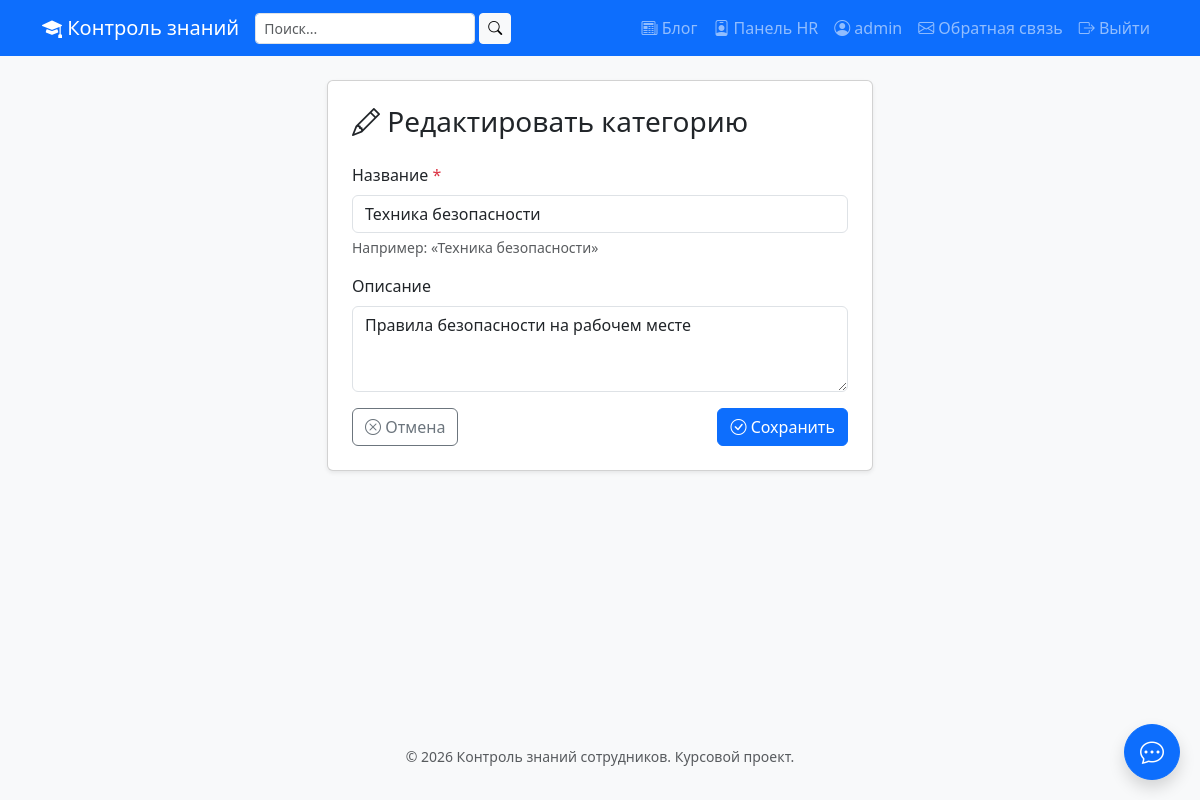
Page /hr/categories/1/edit/ (signed in) on the committed database.
### core/models.py (models this page shows, shortened)
class Category(models.Model):
    name = models.CharField(
        max_length=100,
        unique=True,
        verbose_name='Название'
    )
    description = models.TextField(
        blank=True,
        verbose_name='Описание'
    )
    class Meta:
        verbose_name = 'Категория'
        verbose_name_plural = 'Категории'
        ordering = ['name']

### core/views.py (the view, shortened to what this page needs)
# urls.py: path('hr/categories/<int:category_id>/edit/', views.hr_category_edit, name='hr_category_edit'),
@login_required
def hr_category_edit(request, category_id):
    if request.user.profile.role != 'hr':
        messages.error(request, 'Доступ только для HR.')
        return redirect('profile')
    category = get_object_or_404(Category, id=category_id)
    return render(request, 'hr/category_form.html', {
        'action': 'edit',
        'category': category,
    })

### templates/hr/category_form.html (shortened to what this page needs)
{% extends 'base.html' %}
{% block content %}
<div class="row justify-content-center">
    <div class="col-md-6">
        <div class="card shadow-sm">
            <div class="card-body p-4">
                <h3 class="mb-4">
                    {% if action == 'add' %}
                        <i class="bi bi-plus-circle"></i> Добавить категорию
                    {% else %}
                        <i class="bi bi-pencil"></i> Редактировать категорию
                    {% endif %}
                </h3>
                <form method="post" novalidate>
                    <div class="mb-3">
                        <label class="form-label">Название <span class="text-danger">*</span></label>
                        <input type="text"
                               name="name"
                               class="form-control"
                               value="{{ category.name|default:'' }}"
                               required
                               maxlength="100">
                        <div class="form-text">Например: «Техника безопасности»</div>
                    </div>
                    <div class="mb-3">
                        <label class="form-label">Описание</label>
                        <textarea name="description"
                                  class="form-control"
                                  rows="3"
                                  maxlength="500">{{ category.description|default:'' }}</textarea>
                    </div>
                    <div class="d-flex justify-content-between">
                        <a href="{% url 'hr_categories' %}" class="btn btn-outline-secondary">
                            <i class="bi bi-x-circle"></i> Отмена
                        </a>
                        <button type="submit" class="btn btn-primary">
                            <i class="bi bi-check-circle"></i>
                            {% if action == 'add' %}Добавить{% else %}Сохранить{% endif %}
                        </button>
                    </div>
                </form>
            </div>
        </div>
    </div>
</div>
{% endblock %}

### templates/base.html (shortened to what this page needs)
<!DOCTYPE html>
<html lang="ru">
<head>
    <link href="https://cdn.jsdelivr.net/npm/bootstrap@5.3.3/dist/css/bootstrap.min.css" rel="stylesheet">
    <link href="https://cdn.jsdelivr.net/npm/bootstrap-icons@1.11.3/font/bootstrap-icons.css" rel="stylesheet">
    {% load static %}
    <link href="{% static 'css/style.css' %}" rel="stylesheet">
</head>
<body>
<nav class="navbar navbar-expand-lg navbar-dark bg-primary">
    <div class="container">
        <a class="navbar-brand" href="/">
            <i class="bi bi-mortarboard-fill"></i> Контроль знаний
        </a>
        <div class="collapse navbar-collapse" id="mainNav">
            <form method="get" action="{% url 'search' %}" class="d-flex me-3" role="search">
                <input type="text"
                       name="q"
                       class="form-control form-control-sm"
                       placeholder="Поиск..."
                       style="min-width: 200px;"
                       value="{{ request.GET.q|default:'' }}">
                <button type="submit" class="btn btn-light btn-sm ms-1">
                    <i class="bi bi-search"></i>
                </button>
            </form>
            <ul class="navbar-nav ms-auto">
                <li class="nav-item">
                    <a class="nav-link" href="{% url 'blog_list' %}">
                        <i class="bi bi-newspaper"></i> Блог
                    </a>
                </li>
                {% if user.is_authenticated %}
                    {% if user.profile.role == 'hr' %}
                        <li class="nav-item">
                            <a class="nav-link" href="{% url 'hr_dashboard' %}">
                                <i class="bi bi-person-badge"></i> Панель HR
                            </a>
                        </li>
                    {% endif %}
                    <li class="nav-item">
                        <a class="nav-link" href="{% url 'profile' %}">
                            <i class="bi bi-person-circle"></i>
                            {{ user.first_name|default:user.username }}
                        </a>
                    </li>
                    <li class="nav-item">
                        <a class="nav-link" href="{% url 'feedback' %}">
                            <i class="bi bi-envelope"></i> Обратная связь
                        </a>
                    </li>
                    <li class="nav-item">
                        <a class="nav-link" href="{% url 'logout' %}">
                            <i class="bi bi-box-arrow-right"></i> Выйти
                        </a>
                    </li>
                {% endif %}
            </ul>
        </div>
    </div>
</nav>
<main class="container my-4">
    {% block content %}{% endblock %}
</main>
<footer class="bg-light text-center py-3 mt-5">
    <div class="container">
        <small class="text-muted">© 2026 Контроль знаний сотрудников. Курсовой проект.</small>
    </div>
</footer>
{% if user.is_authenticated %}
<button id="chatToggleBtn"
        class="btn btn-primary rounded-circle shadow"
        style="position: fixed; bottom: 20px; right: 20px; width: 56px; height: 56px; z-index: 1050;"
        title="Открыть чат">
    <i class="bi bi-chat-dots fs-4"></i>
</button>
{% endif %}
</body>
</html>

### static/css/style.css (style rules this page uses)
body { font-family: 'Segoe UI', Tahoma, sans-serif; background-color: #f8f9fa; min-height: 100vh; }
main { min-height: calc(100vh - 200px); }

### rows in the picture
Category: name "Техника безопасности", description "Правила безопасности на рабочем месте"

### other values in the picture
{{ user.first_name|default:user.username }} "admin"
